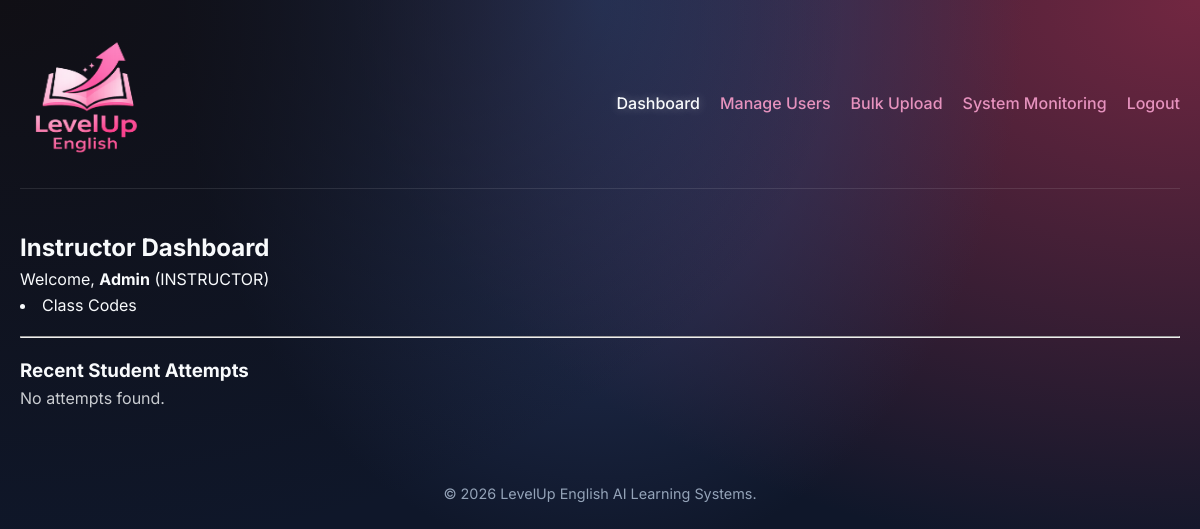
Before: /dashboard/instructor.php (signed in) with the older database file.
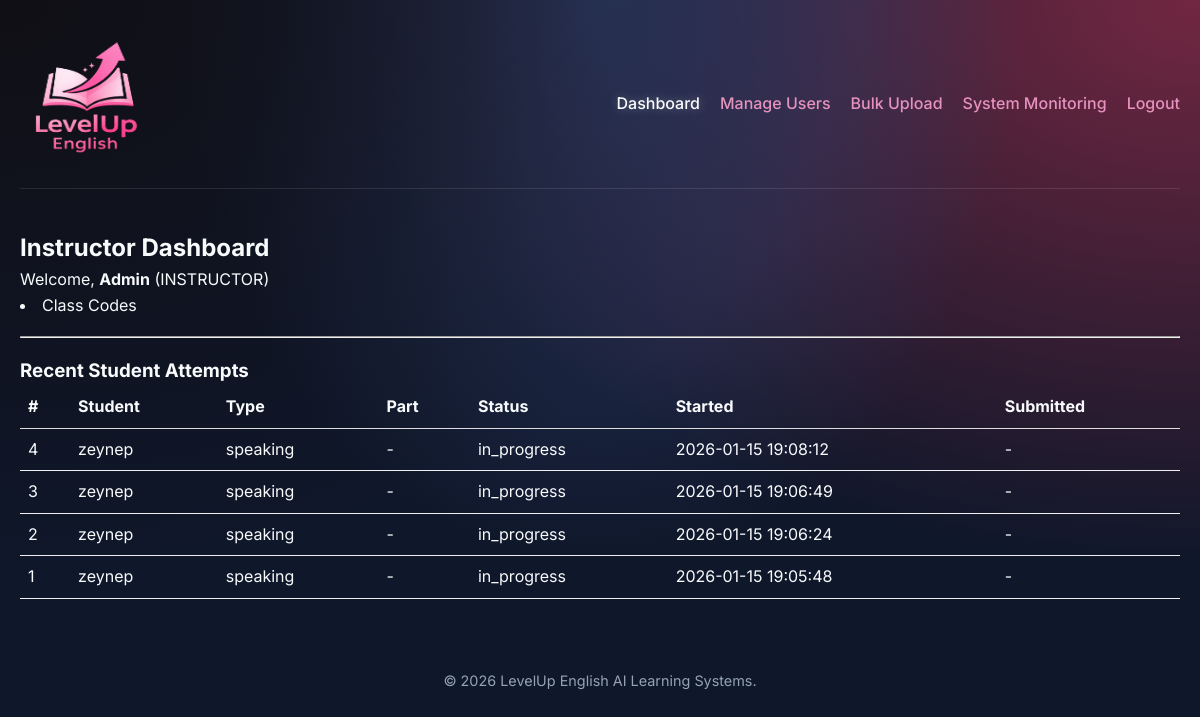
After: the same page with the newer database file.
### tables this page shows
CREATE TABLE `assessment_attempts` (
  `id` int(11) NOT NULL,
  `user_id` int(11) NOT NULL,
  `type` enum('listening','speaking','writing') NOT NULL,
  `part` tinyint(4) DEFAULT NULL,
  `status` enum('in_progress','submitted','evaluated') NOT NULL DEFAULT 'in_progress',
  `started_at` datetime NOT NULL DEFAULT current_timestamp(),
  `submitted_at` datetime DEFAULT NULL,
  `duration_seconds` int(11) NOT NULL,
  `meta_json` longtext DEFAULT NULL CHECK (json_valid(`meta_json`))
);

CREATE TABLE `users` (
  `id` int(11) NOT NULL,
  `name` varchar(120) NOT NULL,
  `education_level` varchar(100) DEFAULT NULL,
  `email` varchar(190) NOT NULL,
  `password_hash` varchar(255) NOT NULL,
  `role` enum('ADMIN','INSTRUCTOR','LEARNER') NOT NULL DEFAULT 'LEARNER',
  `reset_token` varchar(255) DEFAULT NULL,
  `reset_token_expiry` datetime DEFAULT NULL,
  `active` tinyint(1) NOT NULL DEFAULT 1,
  `created_at` timestamp NOT NULL DEFAULT current_timestamp(),
  `password_plain` varchar(255) DEFAULT NULL
);

### dashboard/instructor.php (the view, shortened to what this page needs)
<?php
require_once __DIR__ . '/../config/db.php';
require_once __DIR__ . '/../includes/header.php';
function h($s) { return htmlspecialchars((string)$s, ENT_QUOTES, 'UTF-8'); }
$stmt = $pdo->prepare("
  SELECT a.id, a.user_id, u.name AS student_name, a.type, a.part, a.status, a.started_at, a.submitted_at
  FROM assessment_attempts a
  LEFT JOIN users u ON u.id = a.user_id
  ORDER BY a.id DESC
  LIMIT 20
");
$stmt->execute();
$rows = $stmt->fetchAll();
?>
<h2>Instructor Dashboard</h2>
<p>Welcome, <b><?= h($_SESSION["user"]["name"] ?? "Instructor") ?></b> (INSTRUCTOR)</p>
<li><a href="<?php echo $base; ?>/instructor/class_codes.php">Class Codes</a></li>
<hr style="margin:18px 0;">
<h3>Recent Student Attempts</h3>
<?php if (!$rows): ?>
  <p style="opacity:.8;">No attempts found.</p>
<?php else: ?>
  <div style="overflow-x:auto;">
    <table style="width:100%; border-collapse:collapse;">
      <thead>
        <tr>
          <th style="text-align:left;border-bottom:1px solid #ddd;padding:8px;">#</th>
          <th style="text-align:left;border-bottom:1px solid #ddd;padding:8px;">Student</th>
          <th style="text-align:left;border-bottom:1px solid #ddd;padding:8px;">Type</th>
          <th style="text-align:left;border-bottom:1px solid #ddd;padding:8px;">Part</th>
          <th style="text-align:left;border-bottom:1px solid #ddd;padding:8px;">Status</th>
          <th style="text-align:left;border-bottom:1px solid #ddd;padding:8px;">Started</th>
          <th style="text-align:left;border-bottom:1px solid #ddd;padding:8px;">Submitted</th>
        </tr>
      </thead>
      <tbody>
        <?php foreach ($rows as $r): ?>
          <tr>
            <td style="border-bottom:1px solid #f0f0f0;padding:8px;"><?= (int)$r["id"] ?></td>
            <td style="border-bottom:1px solid #f0f0f0;padding:8px;"><?= h($r["student_name"] ?? ("User ".$r["user_id"])) ?></td>
            <td style="border-bottom:1px solid #f0f0f0;padding:8px;"><?= h($r["type"]) ?></td>
            <td style="border-bottom:1px solid #f0f0f0;padding:8px;"><?= $r["part"] !== null ? (int)$r["part"] : "-" ?></td>
            <td style="border-bottom:1px solid #f0f0f0;padding:8px;"><?= h($r["status"]) ?></td>
            <td style="border-bottom:1px solid #f0f0f0;padding:8px;"><?= h($r["started_at"] ?? "-") ?></td>
            <td style="border-bottom:1px solid #f0f0f0;padding:8px;"><?= h($r["submitted_at"] ?? "-") ?></td>
          </tr>
        <?php endforeach; ?>
      </tbody>
    </table>
  </div>
<?php endif; ?>
<?php require_once __DIR__ . '/../includes/footer.php'; ?>

Changed rows visible on the page:
added assessment_attempts: id "4", user.name "zeynep", type "speaking", status "in_progress", started_at "2026-01-15 19:08:12", submitted_at "-"
added assessment_attempts: id "3", user.name "zeynep", type "speaking", status "in_progress", started_at "2026-01-15 19:06:49", submitted_at "-"
added assessment_attempts: id "2", user.name "zeynep", type "speaking", status "in_progress", started_at "2026-01-15 19:06:24", submitted_at "-"
added assessment_attempts: id "1", user.name "zeynep", type "speaking", status "in_progress", started_at "2026-01-15 19:05:48", submitted_at "-"
Other visible differences:
text no longer shown: "No attempts found."
text now shown: "# Student Type Part Status Started Submitted"
